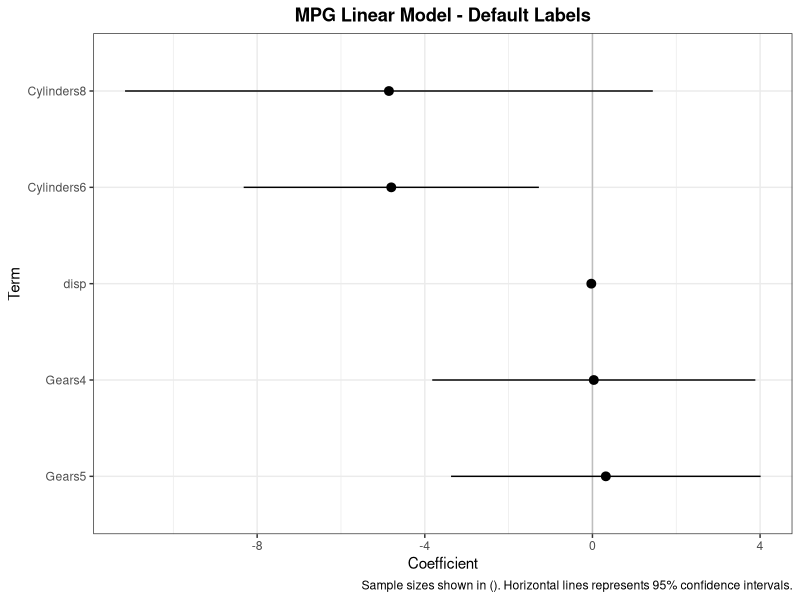
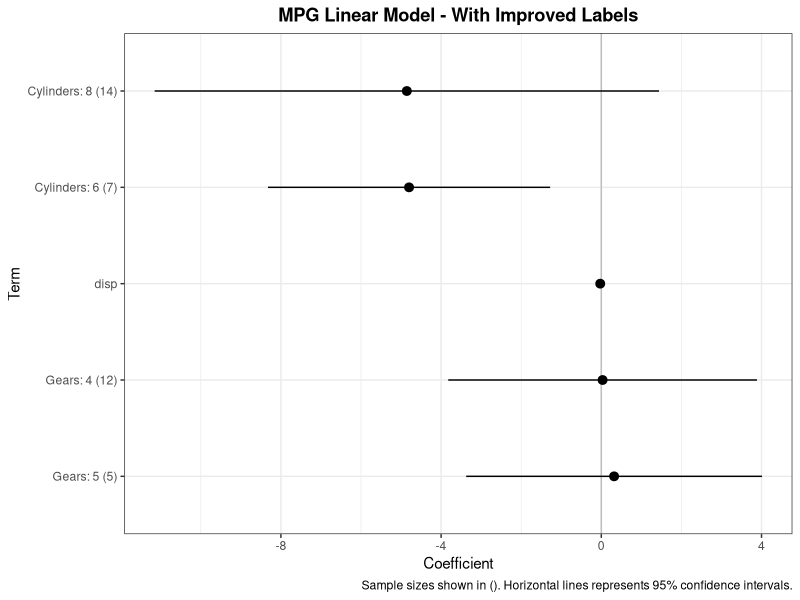

Reproduce these figures in R, in order.
## ---- chunk 1
library(broom)
library(tidyverse)

# obtain character list of independent variables in a model object. 
obtain_model_varlist <- function(model_obj) {
    var_list_raw <- unlist(strsplit(as.character(formula(model_obj)[3]),split=' \\+ '))
    # Remove smooth terms (s())
    return(var_list_raw[!str_detect(var_list_raw,'^s\\(')])
}

# Find frequency counts for all categorical variables in var list
var_freq <- function(data,var) {
  var <- rlang::sym(var)
  print(var)

  if (is.factor(data %>% pull(!!var)) | is.character(data %>% pull(!!var))) {
  return(data %>% count(!!var) %>% mutate(term=quo_name(var)) %>%
          rename(level=!!var) %>%
          mutate(level=as.character(level), # convert to char
                 is_categorical=1) %>%
           select(term,everything()))
  } else {
    return(tibble())
  }
}

# Iterate through an entire dataset and return a dataset with sample
# sizes for all levels of categorical variables
find_all_freqs <- function(data,var_list) {
  all_freqs <- tibble()
  for (var in var_list) {
    all_freqs <- all_freqs %>%
      bind_rows(var_freq(data,var))
  }
  return(all_freqs)
}

# adds term_name field to a tidy dataframe which includes sample sizes
add_termnames <- function(data,term_freqs,var_list) {
  # Regexs to match the varname (when it begins a string)
  varregex <- paste(str_replace(var_list,'^','\\^'), collapse = "|")

  return(
  data %>%
  mutate(term_name = str_extract(term,varregex),
         level = case_when(!is.na(term_name) ~ str_replace(term,varregex,""))) %>%
  # add in frequency counts and labels
  left_join(term_freqs,by=c('term_name'='term','level')) %>%
  mutate(label=case_when(is_categorical == 1 ~ str_c(term_name,': ', level,' (',scales::comma(n),')'),
                TRUE ~ str_c(term_name)))
  )
}
## ---- chunk 2
Mymtcars <- mtcars %>%
  mutate(Cylinders=factor(cyl),
         Gears=factor(gear))

car_model <- lm(mpg ~ Cylinders + disp + Gears,data=Mymtcars)

# obtain list of independent variables 
car_varlist <- obtain_model_varlist(car_model)
# sample sizes for categorical variable levels
car_freqs <- find_all_freqs(Mymtcars,car_varlist)

tidy_car <- tidy(car_model,conf.int=T) %>%
  add_termnames(car_freqs,car_varlist)

glance_car <- glance(car_model)
## ---- chunk 3

ggplot(data=tidy_car %>% filter(label != '(Intercept)'),
          aes(x = reorder(term,-estimate), y = estimate)) +
geom_point() +
scale_y_continuous() +
geom_hline(yintercept=0,color='grey') +
coord_flip() +
  theme_bw() +
  theme(plot.title = element_text(lineheight=1, face="bold",hjust = 0.5)) +
geom_pointrange(mapping=aes(ymin=conf.low, ymax=conf.high)) + 
labs(title='MPG Linear Model - Default Labels',
     caption='Sample sizes shown in (). Horizontal lines represents 95% confidence intervals.') +
xlab('Term') + ylab('Coefficient')

ggplot(data=tidy_car %>% filter(label != '(Intercept)'),
          aes(x = reorder(label,-estimate), y = estimate)) +
geom_point() +
scale_y_continuous() +
geom_hline(yintercept=0,color='grey') +
coord_flip() +
  theme_bw() +
  theme(plot.title = element_text(lineheight=1, face="bold",hjust = 0.5)) +
geom_pointrange(mapping=aes(ymin=conf.low, ymax=conf.high)) + 
labs(title='MPG Linear Model - With Improved Labels',
     caption='Sample sizes shown in (). Horizontal lines represents 95% confidence intervals.') +
xlab('Term') + ylab('Coefficient')
